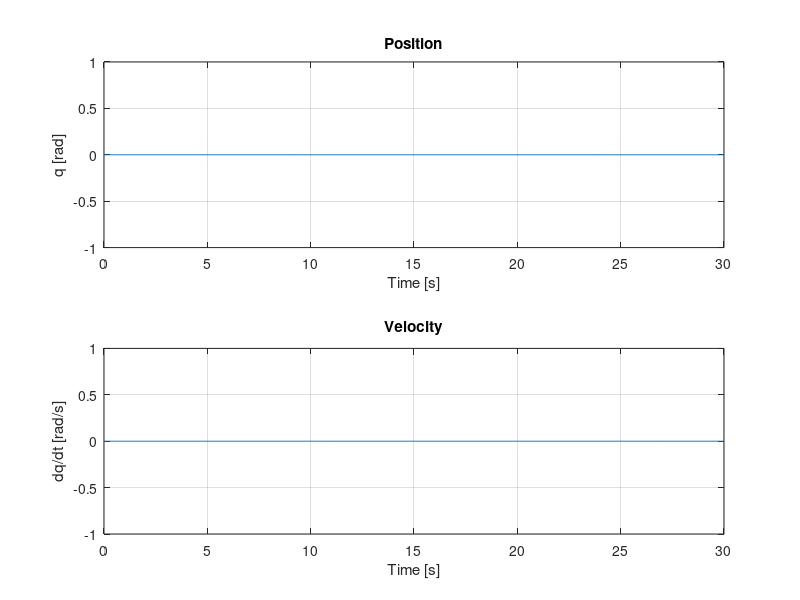

Source code (MATLAB):
%% Cubic trajectory for Revolute Joint

% ===== Parameters =====
tf = 1500;       % number of points
T  = 30;         % TOTAL DURATION in seconds

% Time vector in seconds (column) with 'tf' samples from 0 to T
t = linspace(0, T, tf)';     % [tf x 1]

% ===== Boundary conditions =====
xd  = 0;                    % desired final position (degrees)
xpd = 0;                     % desired final velocity (degrees/s) -> we will use rad/s = 0
a0  = 0;                     % initial position condition (rad)
a1  = 0;                     % initial velocity condition (rad/s)

qf  = deg2rad(xd);           % convert to rad
dqf = 0;                     % rad/s

% ===== System for cubic polynomial coefficients =====
% q(t) = a0 + a1*t + a2*t^2 + a3*t^3
A = [ T^2    T^3 ;
      2*T  3*T^2 ];

B = [ qf - (a0 + a1*T) ;
      dqf - a1 ];

coef = inv(A) * B;          
a2 = coef(1);
a3 = coef(2);

% ===== Path generation =====
% We use the REAL time 't' in seconds (not 1..tf)
q  = a0 + a1*t + a2*t.^2 + a3*t.^3;         % position [rad] (tf x 1)
dq = a1 + 2*a2*t + 3*a3*t.^2;               % velocity [rad/s] (tf x 1)

% Signal for From Workspace (matrix [time, data])
path = [t q];    % <- Use 'path' in the From Workspace block

% ===== Quick plots =====
figure('Name','Trajectories in th1','NumberTitle','off');
subplot(2,1,1);
plot(t, q); grid on;
xlabel('Time [s]'); ylabel('q [rad]'); title('Position');
subplot(2,1,2);
plot(t, dq); grid on;
xlabel('Time [s]'); ylabel('dq/dt [rad/s]'); title('Velocity');


